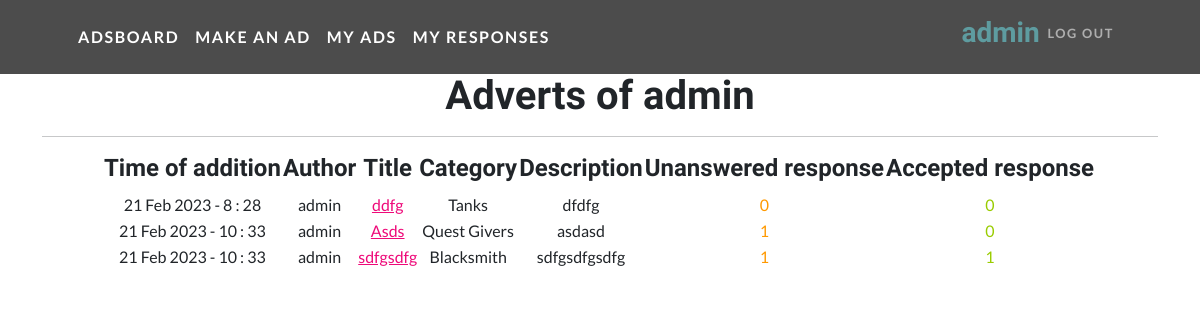
Page /adsboard/profile/ (signed in) on the earlier database version.
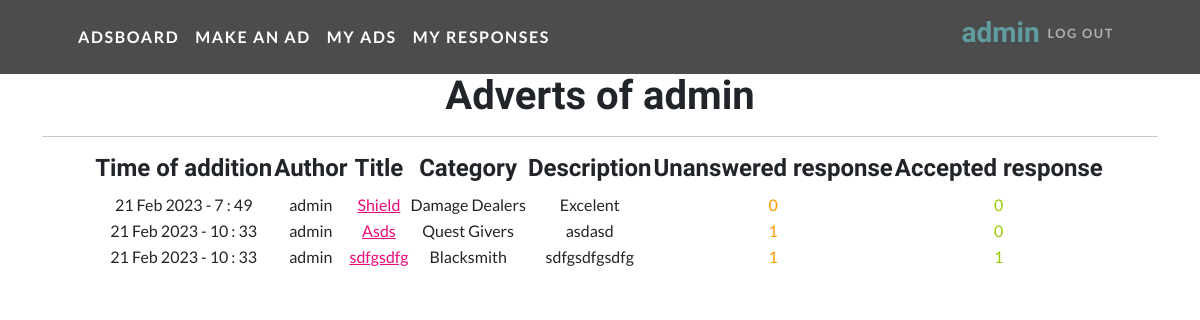
Same page on the later database version.
### ads/models.py (models this page shows, shortened)
class Advert(models.Model):
    TS = 'Tanks'
    HS = 'Healers'
    DD = 'Damage Dealers'
    TD = 'Traders'
    GM = 'Guild Masters'
    QG = 'Quest Givers'
    BS = 'Blacksmith'
    TN = 'Tanner'
    PM = 'Potion Master'
    SM = 'Spell Master'
    CATEGORY_TYPES = [
        (TS, 'Tanks'),
        (HS, 'Healers'),
        (DD, 'Damage Dealers'),
        (TD, 'Traders'),
        (GM, 'Guild Masters'),
        (QG, 'Quest Givers'),
        (BS, 'Blacksmith'),
        (TN, 'Tanner'),
        (PM, 'Potion Master'),
        (SM, 'Spell Master')
    ]
    author = models.ForeignKey(User, on_delete=models.CASCADE)
    title = models.CharField(max_length=63)
    category = models.CharField(max_length=20, choices=CATEGORY_TYPES, default=TS)
    time_add = models.DateTimeField(auto_now_add=True)
    short_resp = models.CharField(max_length=255)
    content = RichTextUploadingField(config_name='default')
    def get_absolute_url(self):
        return reverse('ad', args=[str(self.id)])

class Response(models.Model):
    buyer = models.ForeignKey(User, on_delete=models.CASCADE, verbose_name='Response author')
    advert = models.ForeignKey(Advert, on_delete=models.CASCADE, verbose_name='Advert', related_name='response')
    time_resp = models.DateTimeField(auto_now_add=True)
    text_resp = models.TextField()
    status_delete = models.BooleanField(default=False, verbose_name='Response removed')
    status_accept = models.BooleanField(default=False, verbose_name='Response accepted')

### ads/views.py (the view)
# urls.py: path('profile/', UserAdsList.as_view(), name='profile'),
class UserAdsList(LoginRequiredMixin, ListView):
    model = Advert
    ordering = '-time_add'
    template_name = 'profile.html'
    context_object_name = 'ads'
    def get_context_data(self, **kwargs):
        context = super().get_context_data(**kwargs)
        author_ads = Advert.objects.filter(author=self.request.user)
        context['author_ads'] = author_ads
        return context

### ads/templatetags/filters_stat.py (called while the page is built)
@register.filter()
def status_delete(response):
    return response.filter(status_delete=False, status_accept=False)

@register.filter()
def status_accept(response):
    return response.filter(status_accept=True)

### templates/profile.html
{% extends 'flatpages/default.html' %}
{% load filters_stat %}
{% block content %}
<h1>Adverts of {{ request.user.username }}</h1>
<hr>
{% if author_ads %}
    <table align="center">
         <tr>
             <td><h4>Time of addition   </h4></td>
             <td><h4>Author   </h4></td>
             <td><h4>Title   </h4></td>
             <td><h4>Category   </h4></td>
             <td><h4>Description   </h4></td>
             <td><h4>Unanswered response </h4></td>
             <td><h4>Accepted response </h4></td>
         </tr>
         {% for a in author_ads %}
         <tr>
             <td>{{ a.time_add|date:'d M Y - G : i' }}</td>
             <td>{{ a.author}}</td>
             <td><a href="{{a.get_absolute_url}}">{{ a.title}}</a></td>
             <td>{{ a.category}}</td>
             <td>{{ a.short_resp}}</td>
             <td><span style="color: #ff9900;">{{ a.response.all|status_delete|length }}</span></td>
             <td><span style="color: #99cc00;">{{ a.response.all|status_accept|length }}</span><td>
         <tr>
         {% endfor %}
    </table>
{% else %}
    <h2>There are no ads</h2>
{% endif %}
{% endblock content %}

Differences in the rows shown:
removed Advert: time_add "21 Feb 2023 - 8 : 28", author "admin", title "ddfg", category "Tanks", short_resp "dfdfg", response.all|status_delete "0", response.all|status_accept "0"
now on this page (row edited): Advert: time_add "21 Feb 2023 - 7 : 49", author "admin", title "Shield", category "Damage Dealers", short_resp "Excelent", response.all|status_delete "0", response.all|status_accept "0"
